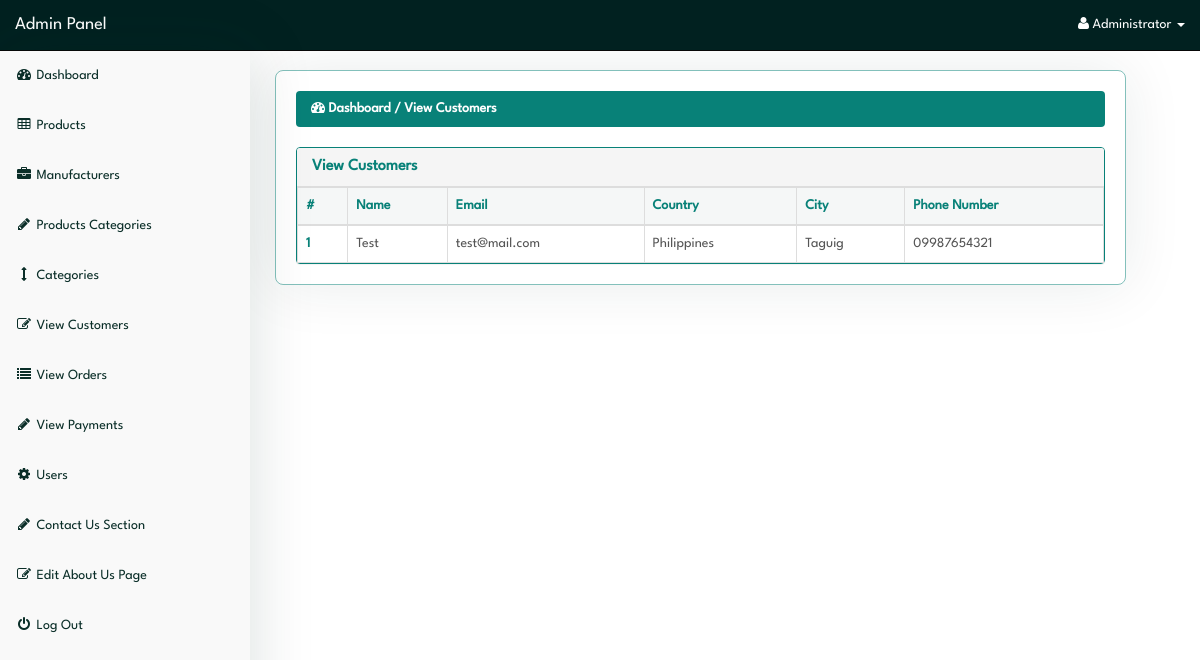
Screenshot of /admin/index.php?view_customers (signed in) with the database file from the repository.
### tables this page shows
CREATE TABLE `customers` (
  `customer_id` int(10) NOT NULL,
  `customer_name` varchar(255) NOT NULL,
  `customer_email` varchar(255) NOT NULL,
  `customer_pass` varchar(255) NOT NULL,
  `customer_country` text NOT NULL,
  `customer_city` text NOT NULL,
  `customer_contact` varchar(255) NOT NULL,
  `customer_address` text NOT NULL,
  `customer_image` text NOT NULL,
  `customer_ip` varchar(255) NOT NULL,
  `customer_confirm_code` text NOT NULL
);

### admin/view_customers.php (the view, shortened to what this page needs)
<?php
if(!isset($_SESSION['admin_email'])){
echo "<script>window.open('login.php','_self')</script>";
}
else {
?>
<div class="row">
  <div class="col-lg-12">
    <ol class="breadcrumb">
      <li class="active">
        <i class="fa fa-dashboard"></i> Dashboard / View Customers
      </li>
    </ol>
  </div>
</div>
<div class="row">
  <div class="col-lg-12">
    <div class="panel panel-default">
      <div class="panel-heading">
        <h3 class="panel-title">
          View Customers
        </h3>
      </div>
      <div class="panel-body">
        <div class="table-responsive">
          <table class="table table-bordered table-hover table-striped">
            <thead>
              <tr>
                <th>#</th>
                <th>Name</th>
                <th>Email</th>
                <th>Country</th>
                <th>City</th>
                <th>Phone Number</th>
              </tr>
            </thead>
            <tbody>
              <?php
$i=0;
$get_c = "select * from customers";
$run_c = mysqli_query($con,$get_c);
while($row_c=mysqli_fetch_array($run_c)){
$c_name = $row_c['customer_name'];
$c_email = $row_c['customer_email'];
$c_country = $row_c['customer_country'];
$c_city = $row_c['customer_city'];
$c_contact = $row_c['customer_contact'];
$i++;
?>
              <tr>
                <td><?php echo $i; ?></td>
                <td><?php echo $c_name; ?></td>
                <td><?php echo $c_email; ?></td>
                <td><?php echo $c_country; ?></td>
                <td><?php echo $c_city; ?></td>
                <td><?php echo $c_contact; ?></td>
              </tr>
              <?php } ?>
            </tbody>
          </table>
        </div>
      </div>
    </div>
  </div>
</div>
<?php } ?>

### admin/index.php (shortened to what this page needs)
<?php
include("includes/db.php");
if(!isset($_SESSION['admin_email'])){
  echo "<script>window.open('login.php','_self')</script>";
} else {
  $admin_session = $_SESSION['admin_email'];
  $get_admin = "select * from admins  where admin_email='$admin_session'";
  $run_admin = mysqli_query($con,$get_admin);
  $row_admin = mysqli_fetch_array($run_admin);
  $admin_name = $row_admin['admin_name'];
?>
<!DOCTYPE html>
<html>
<head>
  <link href="css/bootstrap.min.css" rel="stylesheet">
  <link href="css/style.css" rel="stylesheet">
  <link href="font-awesome/css/font-awesome.min.css" rel="stylesheet">
</head>
<body>
  <div id="wrapper">
    <?php include("includes/sidebar.php");  ?>
    <div id="page-wrapper">
      <div class="container-fluid">
        <?php
          foreach ($pages as $param => $file) {
              if (isset($_GET[$param])) {
                  include($file);
                  break;
              }
          }
        ?>
      </div>
    </div>
  </div>
</body>
</html>
<?php } ?>

### admin/includes/sidebar.php (shortened to what this page needs)
<?php
if(!isset($_SESSION['admin_email'])){
echo "<script>window.open('login.php','_self')</script>";
}
else {
?>
<nav class="navbar navbar-inverse navbar-fixed-top">
  <div class="navbar-header">
    <a class="navbar-brand" href="index.php?dashboard">Admin Panel</a>
  </div>
  <ul class="nav navbar-right top-nav">
    <li class="dropdown">
      <a href="#" class="dropdown-toggle" data-toggle="dropdown">
        <i class="fa fa-user"></i>
        <?php echo $admin_name; ?> <b class="caret"></b>
      </a>
    </li>
  </ul>
  <div class="collapse navbar-collapse navbar-ex1-collapse">
    <ul class="nav navbar-nav side-nav">
      <li>
        <a href="index.php?dashboard">
          <i class="fa fa-fw fa-dashboard"></i> Dashboard
        </a>
      </li>
      <li>
        <a href="#" data-toggle="collapse" data-target="#products">
          <i class="fa fa-fw fa-table"></i> Products
        </a>
      </li>
      <li>
        <a href="#" data-toggle="collapse" data-target="#manufacturers">
          <i class="fa fa-fw fa-briefcase"></i> Manufacturers
        </a>
      </li>
      <li>
        <a href="#" data-toggle="collapse" data-target="#p_cat">
          <i class="fa fa-fw fa-pencil"></i> Products Categories
        </a>
      </li>
      <li>
        <a href="#" data-toggle="collapse" data-target="#cat">
          <i class="fa fa-fw fa-arrows-v"></i> Categories
        </a>
      </li>
      <li>
        <a href="index.php?view_customers">
          <i class="fa fa-fw fa-edit"></i> View Customers
        </a>
      </li>
      <li>
        <a href="index.php?view_orders">
          <i class="fa fa-fw fa-list"></i> View Orders
        </a>
      </li>
      <li>
        <a href="index.php?view_payments">
          <i class="fa fa-fw fa-pencil"></i> View Payments
        </a>
      </li>
      <li>
        <a href="#" data-toggle="collapse" data-target="#users">
          <i class="fa fa-fw fa-gear"></i> Users
        </a>
      </li>
      <li>
        <a href="#" data-toggle="collapse" data-target="#contact_us">
          <i class="fa fa-fw fa-pencil"> </i> Contact Us Section
        </a>
      </li>
      <li>
        <a href="index.php?edit_about_us">
          <i class="fa fa-fw fa-edit"></i> Edit About Us Page
        </a>
      </li>
      <li>
        <a href="logout.php">
          <i class="fa fa-fw fa-power-off"></i> Log Out
        </a>
      </li>
    </ul>
  </div>
</nav>
<?php } ?>

### admin/css/style.css (style rules this page uses)
:root { --p-clr-100: #088178; --p-clr-200: #ff4015; --p-clr-300: #0000d3; --p-clr-400: #ffb222; --p-clr-500: #0097d3; --p-clr-600: #00ad4e; --p-clr-700: #3a0080; --n-clr-100: #fefefe; --n-clr-200: #f9f9f9; --n-clr-300: #0a2e28; --n-clr-400: #012120; }
*, *::before, *::after { margin: 0; padding: 0; box-sizing: border-box; }
h1, h2, h3, h4, h5, h6 { font-weight: 600; }
body { font-family: 'LeagueSpartan-Regular', Helvetica, Arial, sans-serif; margin-top: 100px; }
@media (min-width: 768px) { body { margin-top: 50px; } }
#wrapper { padding-top: 1rem; padding-left: 255px; }
#page-wrapper { width: 90%; margin-top: 1rem; margin-left: 2rem; border-radius: 8px; border: 1px solid #08817980; box-shadow: 0 0 60px #0a2e2817; }
#page-wrapper .container-fluid { padding: 0; margin: 0; width: 100%; padding: 2rem; }
.top-nav { padding: 0 15px; }
.top-nav > li { display: inline-block; float: left; }
.top-nav > li > a { padding-top: 15px; padding-bottom: 15px; line-height: 20px; color: var(--n-clr-100); }
.navbar-inverse .navbar-nav > li > a { color: var(--n-clr-300); }
.navbar { background-color: var(--n-clr-400); }
.navbar .navbar-header a { color: white; }
.side-nav { position: fixed; top: 51px; width: 250px; border-radius: 0; overflow-y: auto; background-color: var(--n-clr-200); bottom: 0; overflow-x: hidden; padding-bottom: 40px; display: flex; align-items: center; justify-content: flex-start; flex-direction: column; box-shadow: 0 0 60px #0a2e2826; }
.side-nav > li, .side-nav > li > a { width: 100%; }
.row .col-lg-12 .panel { margin: 0; border: 0; }
.panel-body { border-radius: 5px; }
.container-fluid .row .col-lg-12 .breadcrumb { background-color: var(--p-clr-100); }
.container-fluid .row .col-lg-12 .breadcrumb li { color: var(--n-clr-100); font-weight: 600; }
.panel { border: 0; border: 1px solid var(--p-clr-100) !important; }
.panel-default .panel-title { color: #088178; }
.panel-default .panel-body { padding: 0; }
.panel-body .table-responsive .table { margin: 0; }
.table { border-collapse: collapse; }
.table-responsive .table thead tr th, .table-responsive .table tbody tr td:nth-child(1) { color: var(--p-clr-100); font-weight: bold; }
.table-responsive .table thead tr, .table-responsive .table tbody tr:nth-child(even) { background-color: #0b3a370a; }
.table-responsive .table tbody tr:nth-child(odd) { background: none; }
.table-responsive .table tbody tr { border: 0; border: 1px solid #08817950; color: #555; cursor: pointer; }

### rows the page displays
customers: customer_name "Test", customer_email "test@mail.com", customer_country "Philippines", customer_city "Taguig", customer_contact "09987654321"

### other values shown
$admin_name "Administrator"
